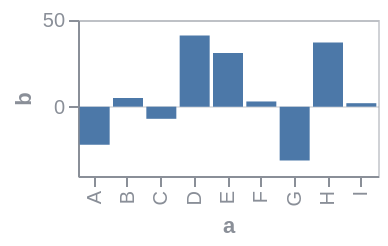

Write a Vega-Lite specification for this figure.
### Vega specification from a JSON file in a GitHub repository (floating-point values rounded to 4 significant figures)
{"$schema": "https://vega.github.io/schema/vega/v6.json", "background": null, "padding": 5, "width": 150, "height": 78, "style": "cell", "data": [{"name": "source_0", "values": [{"a": "A", "b": -22, "c": 5, "g": "x"}, {"a": "B", "b": 5, "c": 9, "g": "y"}, {"a": "C", "b": -7, "c": 2, "g": "x"}, {"a": "D", "b": 41, "c": 7, "g": "y"}, {"a": "E", "b": 31, "c": 4, "g": "x"}, {"a": "F", "b": 3, "c": 6, "g": "y"}, {"a": "G", "b": -31, "c": 8, "g": "x"}, {"a": "H", "b": 37, "c": 1, "g": "y"}, {"a": "I", "b": 2, "c": 3, "g": "x"}]}, {"name": "data_0", "source": "source_0", "transform": [{"type": "stack", "groupby": ["a"], "field": "b", "sort": {"field": [], "order": []}, "as": ["b_start", "b_end"], "offset": "zero"}, {"type": "filter", "expr": "isValid(datum[\"b\"]) && isFinite(+datum[\"b\"])"}]}], "marks": [{"name": "marks", "type": "rect", "style": ["bar"], "from": {"data": "data_0"}, "encode": {"update": {"fill": {"value": "#4c78a8"}, "ariaRoleDescription": {"value": "bar"}, "description": {"signal": "\"a: \" + (isValid(datum[\"a\"]) ? isArray(datum[\"a\"]) ? join(datum[\"a\"], ' ') : datum[\"a\"] : \"\"+datum[\"a\"]) + \"; b: \" + (format(datum[\"b\"], \"\"))"}, "x": {"scale": "x", "field": "a"}, "width": {"signal": "max(0.25, bandwidth('x'))"}, "y": {"scale": "y", "field": "b_end"}, "y2": {"scale": "y", "field": "b_start"}}}}], "scales": [{"name": "x", "type": "band", "domain": {"data": "data_0", "field": "a", "sort": true}, "range": [0, {"signal": "width"}], "paddingInner": 0.1, "paddingOuter": 0.05}, {"name": "y", "type": "linear", "domain": {"data": "data_0", "fields": ["b_start", "b_end"]}, "range": [{"signal": "height"}, 0], "nice": true, "zero": true}], "axes": [{"scale": "y", "orient": "left", "gridScale": "x", "grid": true, "tickCount": {"signal": "ceil(height/40)"}, "domain": false, "labels": false, "aria": false, "maxExtent": 0, "minExtent": 0, "ticks": false, "zindex": 0}, {"scale": "x", "orient": "bottom", "grid": false, "title": "a", "labelAlign": "right", "labelAngle": 270, "labelBaseline": "middle", "zindex": 0}, {"scale": "y", "orient": "left", "grid": false, "title": "b", "labelOverlap": true, "tickCount": {"signal": "ceil(height/40)"}, "zindex": 0}], "config": {"axis": {"labelColor": "#8a8f98", "titleColor": "#8a8f98", "domainColor": "#8a8f98", "tickColor": "#8a8f98", "gridColor": "#8a8f98", "gridOpacity": 0.25}, "legend": {"labelColor": "#8a8f98", "titleColor": "#8a8f98"}, "style": {"cell": {"stroke": "#8a8f98", "strokeOpacity": 0.4}}}}
